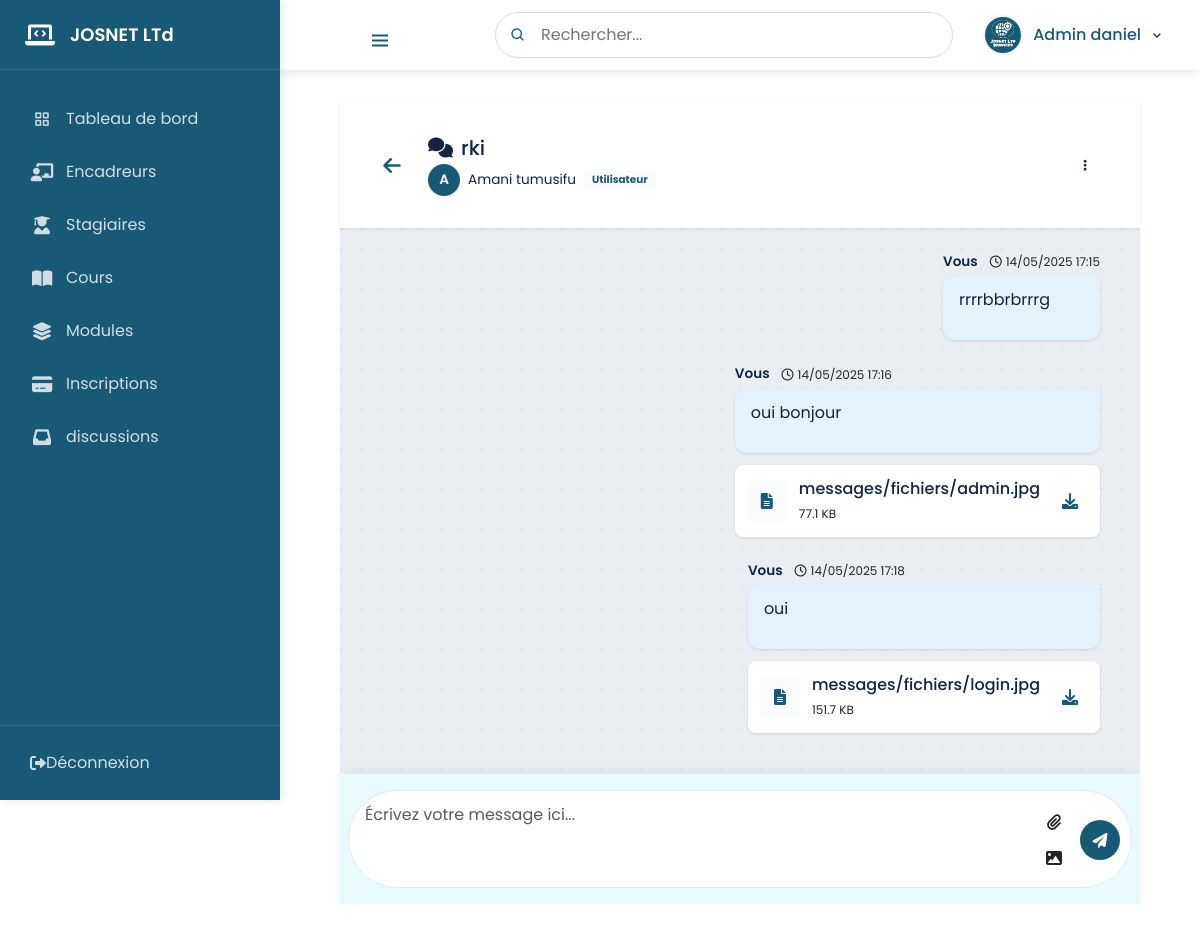
Screenshot of /messagerie/5/ (signed in) with the database file from the repository.
### inscription/models.py (models this page shows, shortened)
class Conversation(models.Model):
    sujet = models.CharField(max_length=200)
    participants = models.ManyToManyField(User, related_name='conversations')
    date_creation = models.DateTimeField(default=timezone.now)
    est_groupe = models.BooleanField(default=False)

class Message(models.Model):
    conversation = models.ForeignKey(Conversation, on_delete=models.CASCADE, related_name='messages')
    expediteur = models.ForeignKey(User, on_delete=models.CASCADE, related_name='messages_envoyes')
    contenu = models.TextField()
    fichier = models.FileField(upload_to='messages/fichiers/', null=True, blank=True)
    image = models.ImageField(upload_to='messages/images/', null=True, blank=True)
    date_envoi = models.DateTimeField(default=timezone.now)
    class Meta:
        ordering = ['date_envoi']

### inscription/views.py (the view)
@login_required
def voir_conversation(request, conversation_id):
    conversation = get_object_or_404(
        Conversation.objects.prefetch_related(
            Prefetch('messages',
                   queryset=Message.objects.select_related('expediteur').order_by('date_envoi')),
            Prefetch('messages__statutmessage_set',
                   queryset=StatutMessage.objects.filter(utilisateur=request.user),
                   to_attr='user_status')
        ),
        id=conversation_id,
        participants=request.user
    )
    for msg in conversation.messages.all():
        if msg.expediteur != request.user:
            statut, created = StatutMessage.objects.get_or_create(
                message=msg,
                utilisateur=request.user,
                defaults={'est_lu': True}
            )
            if not created and not statut.est_lu:
                statut.est_lu = True
                statut.save()
    if request.method == 'POST':
        form = FormulaireMessage(request.POST, request.FILES)
        if form.is_valid():
            nouveau_message = form.save(commit=False)
            nouveau_message.conversation = conversation
            nouveau_message.expediteur = request.user
            nouveau_message.save()
            participants = conversation.participants.exclude(id=request.user.id)
            StatutMessage.objects.bulk_create([
                StatutMessage(
                    utilisateur=participant,
                    message=nouveau_message,
                    est_lu=False
                ) for participant in participants
            ])
            messages.success(request, "Message envoyé avec succès!")
            return redirect('messagerie:voir_conversation', conversation_id=conversation.id)
    else:
        form = FormulaireMessage()
        if request.user.is_staff:
            template = 'messagerie/conversation_admin.html'
        elif hasattr(request.user, 'is_formateur') and request.user.is_formateur:
            template = 'messagerie/conversation_formateur.html'
        else:
            template = 'messagerie/conversation_apprenant.html'
    return render(request, 'messagerie/conversation.html', {
        'conversation': conversation,
        'form': form
    })

### inscription/forms.py
class FormulaireMessage(forms.ModelForm):
    class Meta:
        model = Message
        fields = ['contenu', 'fichier', 'image']
        widgets = {
            'contenu': forms.Textarea(attrs={
                'rows': 3,
                'class': 'form-control',
                'placeholder': 'Écrivez votre message ici...'
            }),
        }
        labels = {
            'contenu': 'Message',
            'fichier': 'Joindre un fichier',
            'image': 'Joindre une image'
        }

### inscription/templates/messagerie/conversation.html (shortened to what this page needs)
{% extends 'index.html' %}
{% load static %}
{% block content %}
<div class="conversation-app">
    <header class="conversation-header">
        <div class="header-content">
            <button class="btn-back" onclick="window.history.back()">
                <i class="fas fa-arrow-left"></i>
            </button>
            <div class="conversation-info">
                <h1 class="conversation-title">
                    <i class="fas fa-comments"></i>
                    {{ conversation.sujet }}
                </h1>
                <div class="participants">
                    {% for participant in conversation.participants.all %}
                        {% if participant != request.user %}
                        <span class="participant-badge">
                            <span class="avatar" style="background-color: {% cycle '#185a76' '#2c7be5' '#00c9a7' '#e63757' %}">
                                {{ participant.get_full_name|default:participant.username|first|upper }}
                            </span>
                            {{ participant.get_full_name|default:participant.username }}
                            <span class="badge role-badge">
                                {% if participant.is_staff %}Admin
                                {% elif participant.is_formateur %}Formateur
                                {% else %}Utilisateur{% endif %}
                            </span>
                        </span>
                        {% endif %}
                    {% endfor %}
                </div>
            </div>
        </div>
        <div class="header-actions">
            <button class="btn-action" data-tooltip="Options">
                <i class="fas fa-ellipsis-v"></i>
            </button>
        </div>
    </header>
    <div class="message-container custom-scrollbar" id="messageContainer">
        <div class="message-list">
            {% for message in conversation.messages.all %}
            <div class="message {% if message.expediteur == request.user %}sent{% else %}received{% endif %}"
                 data-message-id="{{ message.id }}">
                <div class="message-content-wrapper">
                    <div class="message-header">
                        <span class="sender-name">
                            {% if message.expediteur == request.user %}
                                Vous
                            {% else %}
                                {{ message.expediteur.get_full_name|default:message.expediteur.username }}
                            {% endif %}
                        </span>
                        <span class="message-time">
                            <i class="far fa-clock"></i>
                            {{ message.date_envoi|date:"d/m/Y H:i" }}
                        </span>
                    </div>
                    <div class="message-content">
                        <div class="message-text">
                            {{ message.contenu|linebreaks }}
                        </div>
                        {% if message.fichier %}
                        <div class="attachment file-attachment">
                            <div class="attachment-icon">
                                <i class="fas fa-file-alt"></i>
                            </div>
                            <div class="attachment-info">
                                <a href="{{ message.fichier.url }}" download class="attachment-name">
                                    {{ message.fichier.name|truncatechars:30 }}
                                </a>
                                <small class="attachment-size">
                                    {{ message.fichier.size|filesizeformat }}
                                </small>
                            </div>
                            <a href="{{ message.fichier.url }}" download class="download-btn">
                                <i class="fas fa-download"></i>
                            </a>
                        </div>
                        {% endif %}
                    </div>
                </div>
            </div>
            {% endfor %}
        </div>
    </div>
    <form method="post" enctype="multipart/form-data" class="message-form">
        <div class="form-group">
            {{ form.contenu }}
            <div class="form-actions">
                <div class="attachment-actions">
                    <label for="id_fichier" class="btn-attachment" data-tooltip="Joindre un fichier">
                        <i class="fas fa-paperclip"></i>
                    </label>
                    <label for="id_image" class="btn-attachment" data-tooltip="Envoyer une image">
                        <i class="fas fa-image"></i>
                    </label>
                </div>
                <button type="submit" class="btn-send">
                    <i class="fas fa-paper-plane"></i>
                </button>
            </div>
        </div>
    </form>
</div>
{% endblock %}

### inscription/templates/navbar.html (shortened to what this page needs)
{% load static %}
<div class="admin-sidebar">
   <a href="{% url 'accueil' %}" class="sidebar-header" style="display: flex; align-items: center; text-decoration: none; color: inherit;">
    <i class="fas fa-laptop-code"></i>
    <span class="logo-name">JOSNET LTd</span>
</a>
    <ul class="sidebar-menu">
        <li class="menu-item">
            <a href="{% url 'dashboard' %}">
                <i class="bx bx-grid-alt"></i>
                <span>Tableau de bord</span>
            </a>
        </li>
        <li class="menu-item">
            <a href="{% url 'pageform' %}">
                <i class="fas fa-chalkboard-teacher"></i>
                <span>Encadreurs</span>
            </a>
        </li>
        <li class="menu-item">
            <a href="{% url 'pageappr' %}">
                <i class="fas fa-user-graduate"></i>
                <span>Stagiaires</span>
            </a>
        </li>
        <li class="menu-item">
            <a href="{% url 'liste_cours' %}">
                <i class="fas fa-book-open"></i>
                <span>Cours</span>
            </a>
        </li>
        <li class="menu-item">
            <a href="{% url 'liste_module' %}">
                <i class="fas fa-layer-group"></i>
                <span>Modules</span>
            </a>
        </li>
        <li class="menu-item">
            <a href="{% url 'gestion_paiements' %}">
                <i class="fas fa-credit-card"></i>
                <span>Inscriptions</span>
            </a>
        </li>
        <li class="menu-item">
    <a href="{% url 'messagerie:boite_reception' %}" class="nav-link">
    <i class="fas fa-inbox"></i> discussions
</a>
      </li>
    </ul>
    <div class="sidebar-footer">
        <a href="{% url 'creation_compte' %}" class="logout-btn">
            <i class="fas fa-sign-out-alt"></i>
            <span>Déconnexion</span>
        </a>
    </div>
</div>
<nav class="admin-topbar">
     <div class="left-section">
    <button class="sidebar-toggle">
        <i class="bx bx-menu"></i>
    </button>
</div>
    <div class="search-section">
        <div class="search-container">
            <i class="bx bx-search"></i>
            <input type="text" placeholder="Rechercher..." class="search-input">
        </div>
    </div>
    <div class="right-section">
        <div class="profile-dropdown">
            <img src="{% static 'images/logo.jpg' %}" alt="Admin" class="profile-img">
            <span class="admin-name">Admin  {{user}}</span>
            <i class="bx bx-chevron-down"></i>
        </div>
    </div>
</nav>

### inscription/static/css/style.css (style rules this page uses)
* { margin: 0; padding: 0; box-sizing: border-box; font-family: "Poppins", sans-serif; }
input, textarea, select { margin-bottom: 10px; box-sizing: border-box; width: 100%; margin: 8px 0; padding: 8px 5px; border-radius: 5px; border: 1px solid #ccc; }
button { background-color: #185a76; color: white; width: 150px; height: 30px; border: 1px solid #ccc; font-size: 15px; border-radius: 5px; }
label { display: block; }
form { width: 100%; }

### inscription/templates/index.html (style rules this page uses)
:root { --primary-color: #185a76; --primary-light: rgba(24, 90, 118, 0.1); --primary-hover: #134b63; --text-dark: #2c3e50; --border-radius: 8px; --box-shadow: 0 4px 12px rgba(0, 0, 0, 0.08); }
.btn-action { padding: 5px 10px; margin: 0 3px; font-size: 0.8rem; }
.btn-action { width: 32px; height: 32px; display: flex; align-items: center; justify-content: center; border-radius: 6px; }

### inscription/templates/navbar.html (style rules this page uses)
:root { --primary-color: #0a455e; --primary-dark: #185a76; --primary-light: #e9f7fe; --sidebar-width: 280px; --topbar-height: 70px; --transition-speed: 0.3s; }
.admin-sidebar { position: fixed; top: 0; left: 0; width: var(--sidebar-width); height: 100vh; background: var(--primary-color); color: white; transition: all var(--transition-speed) ease; z-index: 1000; display: flex; flex-direction: column; box-shadow: 2px 0 10px rgba(0, 0, 0, 0.1); }
.sidebar-header { display: flex; align-items: center; padding: 0 25px; height: var(--topbar-height); border-bottom: 1px solid rgba(255, 255, 255, 0.1); }
.sidebar-header i { font-size: 24px; margin-right: 15px; color: white; }
.logo-name { font-size: 18px; font-weight: 600; color: white; }
.sidebar-menu { flex: 1; overflow-y: auto; padding: 20px 0; margin: 0; list-style: none; }
.menu-item { margin: 5px 15px; }
.menu-item a { display: flex; align-items: center; padding: 12px 15px; color: rgba(255, 255, 255, 0.8); text-decoration: none; border-radius: 6px; transition: all var(--transition-speed) ease; position: relative; }
.menu-item i { font-size: 18px; margin-right: 12px; width: 24px; text-align: center; }
.sidebar-footer { padding: 15px; border-top: 1px solid rgba(255, 255, 255, 0.1); }
.logout-btn { display: flex; align-items: center; padding: 10px 15px; color: rgba(255, 255, 255, 0.8); text-decoration: none; border-radius: 6px; transition: all var(--transition-speed) ease; }
.admin-topbar { position: fixed; top: 0; left: var(--sidebar-width); right: 0; height: var(--topbar-height); background: white; display: flex; align-items: center; justify-content: space-between; padding: 0 25px; box-shadow: 0 2px 10px rgba(0, 0, 0, 0.1); z-index: 999; transition: all var(--transition-speed) ease; }
.left-section { display: flex; align-items: center; }
.sidebar-toggle { background: none; border: none; font-size: 24px; color: var(--primary-color); margin-right: 20px; cursor: pointer; padding: 5px; border-radius: 4px; transition: all var(--transition-speed) ease; }
.search-section { flex: 1; max-width: 500px; margin: 0 20px; }
.search-container { position: relative; }
.search-container i { position: absolute; left: 15px; top: 50%; transform: translateY(-50%); color: var(--primary-color); }
.search-input { width: 100%; padding: 10px 15px 10px 45px; border: 1px solid #ddd; border-radius: 25px; outline: none; transition: all var(--transition-speed) ease; }
.right-section { display: flex; align-items: center; }
.profile-dropdown { position: relative; display: flex; align-items: center; cursor: pointer; padding: 5px 10px; border-radius: 25px; transition: all var(--transition-speed) ease; }
.profile-img { width: 40px; height: 40px; border-radius: 50%; object-fit: cover; margin-right: 10px; border: 2px solid var(--primary-light); }
.admin-name { font-weight: 500; color: var(--primary-dark); margin-right: 8px; }

### rows the page displays
Conversation: sujet "rki"
Message: shows "Vous", date_envoi "14/05/2025 17:15", contenu "rrrrbbrbrrrg"
Message: shows "Vous", date_envoi "14/05/2025 17:16", contenu "oui bonjour", fichier.name "messages/fichiers/admin.jpg", fichier.size|filesizeformat "77.1 KB"
Message: shows "Vous", date_envoi "14/05/2025 17:18", contenu "oui", fichier.name "messages/fichiers/login.jpg", fichier.size|filesizeformat "151.7 KB"

### other values shown
{{ user }} "daniel"
{{ participant.get_full_name|default:participant.username|first|upper }} "A"
{{ participant.get_full_name|default:participant.username }} "Amani tumusifu"
